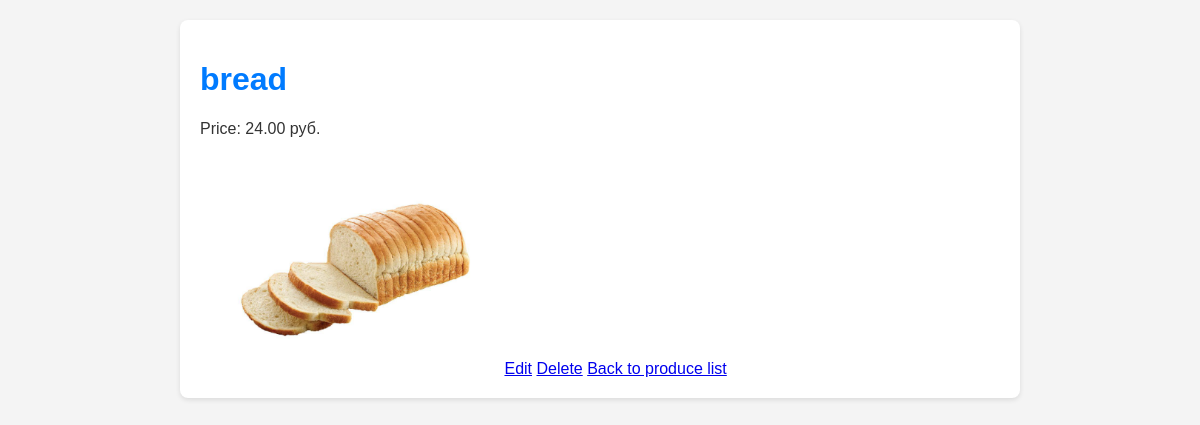
/produce_detail/3/, run on the app's committed database.
### core/models.py (models this page shows, shortened)
class Product(models.Model):
    name = models.CharField(verbose_name='ProductName', max_length=255, blank=False)
    price = models.DecimalField(verbose_name='Price', max_digits=10, decimal_places=2, default=0.00)
    status = models.CharField(max_length=30, choices=consts.PRODUCT_STATUS, default='available')
    image = models.ImageField(upload_to='products/', verbose_name='Product Image', blank=True)
    categories = models.ManyToManyField(
        Category,
        blank=False,
        verbose_name='categories',
        related_name='product'
    )
    class Meta:
        verbose_name = 'Product'
        verbose_name_plural = 'Products'
        ordering = ['name']

### core/views.py (the view)
# urls.py: path('produce_detail/<int:pk>/', ProductDetail.as_view(), name='produce_detail'),
class ProductDetail(DetailView):
    model = Product
    template_name = 'produce_shelf/produce_detail.html'
    context_object_name = 'produce'

### templates/produce_shelf/produce_detail.html (shortened to what this page needs)
{% extends "base.html" %}
{% block content %}
<h1>{{ produce.name }}</h1>
<p>Price: {{ produce.price }} руб.</p>
{% if produce.image %}
    <img src="{{ produce.image.url }}" style="max-width: 300px; height: auto;">
{% else %}
    <p>Изображение не доступно.</p>
{% endif %}
<a href="{% url 'produce_update' produce.pk %}">Edit</a>
<a href="{% url 'produce_delete' produce.pk %}">Delete</a>
<a href="{% url 'produce_shelf' %}">Back to produce list</a>
{% endblock %}

### templates/base.html (style rules this page uses)
body { font-family: Arial, sans-serif; margin: 0; padding: 0; background-color: #f4f4f4; color: #333; }
h1 { color: #007BFF; }

### data on the page
Product: name "bread", price "24.00", image (picture)
